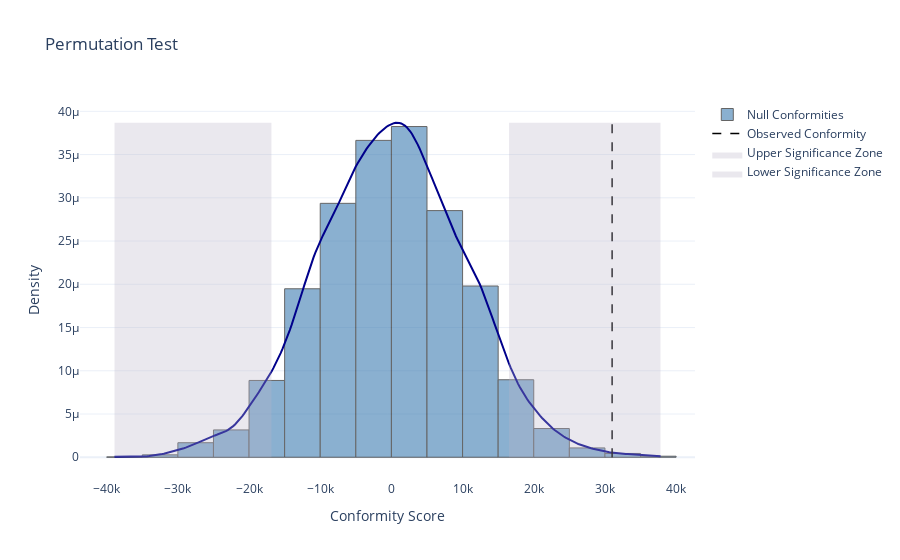

Notebook code cell kept with this figure:
### Code cell
print_incremental_results_evaluation(results_evaluation=results,metric='CPIC')
plot_permutation_test(results_evaluation=results)

### Figure 1 — Plotly figure (JSON) as saved in the notebook; plotly's stock layout.template omitted (floating-point values rounded to 4 significant figures; data arrays with more than 128 entries replaced by an {"elided": "..."} marker saying what was removed)
{"data": [{"histnorm": "probability density", "marker": {"color": "#3e7cb1", "line": {"color": "black", "width": 1}}, "name": "Null Conformities", "nbinsx": 30, "opacity": 0.6, "type": "histogram", "x": {"elided": "5000 float values"}}, {"line": {"color": "darkblue", "width": 2}, "mode": "lines", "name": "KDE Density", "showlegend": false, "type": "scatter", "x": {"elided": "300 float values"}, "y": {"elided": "300 float values"}}, {"line": {"color": "black", "dash": "dash", "width": 1.5}, "mode": "lines", "name": "Observed Conformity", "type": "scatter", "x": [31010.0, 31010.0], "y": [0, 3.868e-05]}, {"fill": "toself", "fillcolor": "rgba(187,178,199,0.3)", "line": {"color": "rgba(255,0,0,0)"}, "name": "Upper Significance Zone", "type": "scatter", "x": [16530.0, 37810.0, 37810.0, 16530.0], "y": [0, 0, 3.868e-05, 3.868e-05]}, {"fill": "toself", "fillcolor": "rgba(187,178,199,0.3)", "line": {"color": "rgba(255,0,0,0)"}, "name": "Lower Significance Zone", "type": "scatter", "x": [-38900.0, -16850.0, -16850.0, -38900.0, -38900.0], "y": [0, 0, 3.868e-05, 3.868e-05, 0]}], "layout": {"bargap": 0, "title": {"text": "Permutation Test"}, "xaxis": {"title": {"text": "Conformity Score"}}, "yaxis": {"title": {"text": "Density"}}}}
